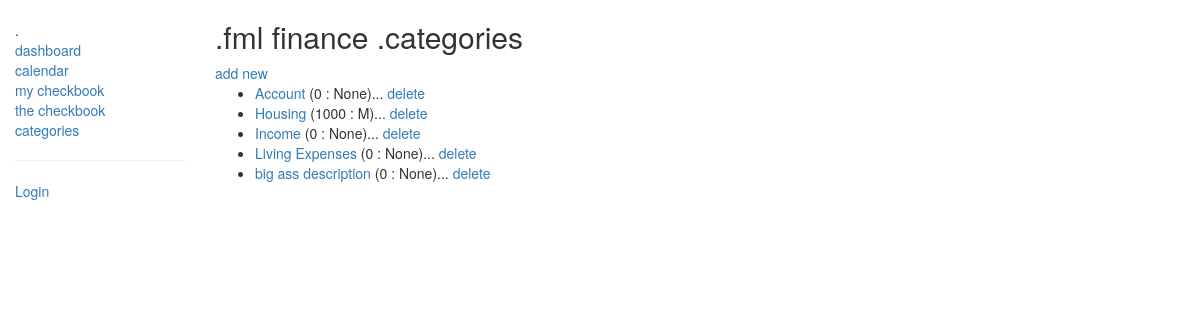
The page /checkbook/categories/ on the database as committed earlier.
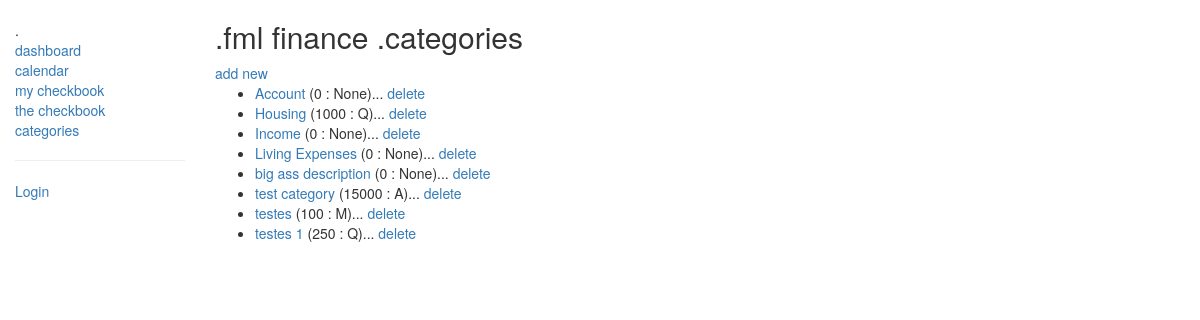
The same page on the database as committed later.
### checkbook/models.py (models this page shows, shortened)
class Category(models.Model):
    name = models.CharField(max_length=100, help_text='Enter a category name')
    frequency = models.CharField(max_length=10, null=True, blank=True, help_text='Enter M(monthly) or W(weekly)')
    budget = models.IntegerField(default=0, help_text='Enter budgeted amount by frequency' )
    class Meta:
        ordering = ["name"]
    def get_absolute_url(self):
        return reverse('category-detail', kwargs={'pk': self.pk})

### checkbook/views.py (the view)
# urls.py: path('categories/', views.CategoryListView.as_view(), name='category-list'),
class CategoryListView(generic.ListView):
    model = Category
    paginate_by = 10

### checkbook/templates/checkbook/category_list.html
{% extends "base_generic.html" %}
{% block content %}
    <h2>.fml finance .categories</h2>
    <a href="{% url 'category-add' %}">add new</a>
    {% if category_list %}
    <ul>
      {% for category in category_list %}
      <li>
        <a href="{{ category.get_absolute_url }}">{{ category.name }}</a> ({{ category.budget }} : {{category.frequency}})...
          <a href="{% url 'category-delete' category.id %}">delete</a>
      </li>
      {% endfor %}
    </ul>
    {% else %}
      <p>There are no catgories, get your shit together.</p>
    {% endif %}
{% endblock %}

### checkbook/templates/base_generic.html (shortened to what this page needs)
<!DOCTYPE html>
<html lang="en">
<head>
  <link rel="stylesheet" href="https://maxcdn.bootstrapcdn.com/bootstrap/3.3.7/css/bootstrap.min.css">
  <link rel="stylesheet" href="//code.jquery.com/ui/1.12.1/themes/base/jquery-ui.css">
  {% load static %}
  <link rel="stylesheet" href="{% static 'css/styles.css' %}">
</head>
<body>
  <div class="container-fluid">
    <div class="row">
      <div class="col-sm-2">
      {% block sidebar %}
      <ul class="sidebar-nav" style="list-style: none;">
          <li>.</li>
          <li><a href="{% url 'index' %}">dashboard</a></li>
          <li><a href="">calendar</a></li>
          <li><a href="{% url 'check-list' %}">my checkbook</a></li>
          <li><a href="{% url 'checkbook' %}">the checkbook</a></li>
          <li><a href="{% url 'category-list' %}">categories</a></li>
          <hr></hr>
          {% if user.is_authenticated %}
            <li>you are: {{ user.get_username }}</li>
            <li><a href="{% url 'logout'%}?next={{request.path}}">Logout</a></li>
          {% else %}
            <li><a href="{% url 'login'%}?next={{request.path}}">Login</a></li>
          {% endif %}
      </ul>
     {% endblock %}
      </div>
      <div class="col-sm-10 ">
      {% block content %}{% endblock %}
      </div>
    </div>
  </div>
</body>
</html>

### checkbook/static/css/styles.css (style rules this page uses)
.sidebar-nav { margin-top: 20px; padding: 0; list-style-type: none; }

Rows that differ between the two databases and show on the page:
changed Category "Housing": frequency "M" → "Q"
added Category: name "test category", budget "15000", frequency "A"
added Category: name "testes", budget "100", frequency "M"
added Category: name "testes 1", budget "250", frequency "Q"
